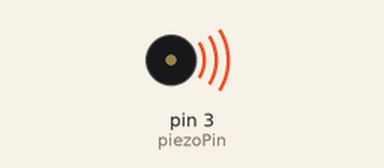
Bench run of a sketch on a simulated Arduino Uno, built with avr-gcc and run on an emulated ATmega328P. Parts: buzzer (waves = sounding). Random numbers use the default seed unless the sketch sets one.

Above: at 0.1 s.
Timing chart, 0 to 1.6 s (numbered marks = the images above):
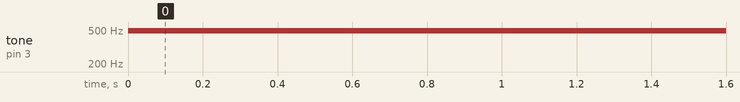

The sketch:

engr_lab-r3.ino
```cpp
#define piezoPin 3
void setup() {
  pinMode(piezoPin, OUTPUT);
}

void loop() {
  int t = random(0, 2000);
  int n = random(0, 1023);
  analogWrite(piezoPin, n);
  delay(t);
}
```

Measured:
- by itself, tone on pin 3 (piezoPin): silent → 490 Hz at 0.00 s
